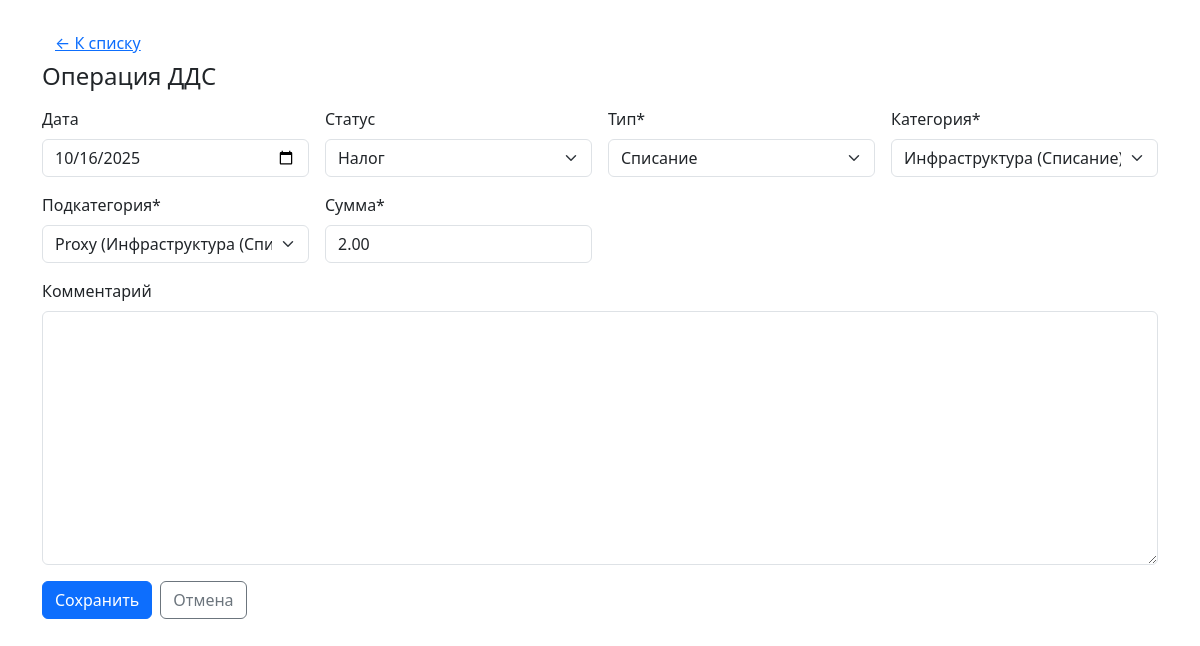
Screenshot of /api/v1/10/edit/ with the database file from the repository.
### dds/models.py (models this page shows, shortened)
class Movement(models.Model):
    created_at = models.DateField(default=timezone.now)
    status = models.ForeignKey(Status, on_delete=models.PROTECT, related_name='movements', null=True, blank=True)
    movement_type = models.ForeignKey(MovementType, on_delete=models.PROTECT, related_name='movements')
    category = models.ForeignKey(Category, on_delete=models.PROTECT, related_name='movements')
    subcategory = models.ForeignKey(SubCategory, on_delete=models.PROTECT, related_name='movements')
    amount = models.DecimalField(max_digits=12, decimal_places=2)
    comment = models.TextField(blank=True)
    class Meta:
        ordering = ['-created_at', 'id']
        verbose_name = 'Операция ДДС'
        verbose_name_plural = 'Операции ДДС'

### dds/views.py (the view, shortened to what this page needs)
# urls.py: path("<int:pk>/edit/", MovementUpdateView.as_view(), name="movement_edit"),
class MovementUpdateView(View):
    def get(self, request, pk):
        movement = get_object_or_404(Movement, pk=pk)
        form = MovementForm(instance=movement)
        return render(request, 'dds/movement_form.html', {'form': form, 'movement': movement})

### dds/models.py (called while the page is built)
    def __str__(self) -> str:
        return self.name

    def __str__(self) -> str:
        return self.name

    def __str__(self) -> str:
        return f"{self.name} ({self.movement_type})"

    def __str__(self) -> str:
        return f"{self.name} ({self.category})"

### templates/dds/movement_form.html (shortened to what this page needs)
{% load static %}
<!doctype html>
<html lang="ru">
<head>
  <link href="https://cdn.jsdelivr.net/npm/bootstrap@5.3.3/dist/css/bootstrap.min.css" rel="stylesheet">
</head>
<body>
<div class="container py-4">
  <a href="{% url 'movement_list' %}" class="btn btn-link">← К списку</a>
  <h1 class="h4 mb-3">Операция ДДС</h1>
  <form method="post" class="row g-3">
    <div class="col-md-3">
      <label class="form-label">Дата</label>
      {{ form.created_at }}
    </div>
    <div class="col-md-3">
      <label class="form-label">Статус</label>
      {{ form.status }}
    </div>
    <div class="col-md-3">
      <label class="form-label">Тип*</label>
      {{ form.movement_type }}
    </div>
    <div class="col-md-3">
      <label class="form-label">Категория*</label>
      {{ form.category }}
    </div>
    <div class="col-md-3">
      <label class="form-label">Подкатегория*</label>
      {{ form.subcategory }}
    </div>
    <div class="col-md-3">
      <label class="form-label">Сумма*</label>
      {{ form.amount }}
    </div>
    <div class="col-12">
      <label class="form-label">Комментарий</label>
      {{ form.comment }}
    </div>
    <div class="col-12 d-flex gap-2">
      <button class="btn btn-primary" type="submit">Сохранить</button>
      <a class="btn btn-outline-secondary" href="{% url 'movement_list' %}">Отмена</a>
    </div>
  </form>
</div>
</body>
</html>

### rows the page displays
Movement: created_at "10/16/2025", status "Налог", movement_type "Списание", category "Инфраструктура (Списание)", subcategory "Proxy (Инфраструктура (Списание))", amount "2.00"
